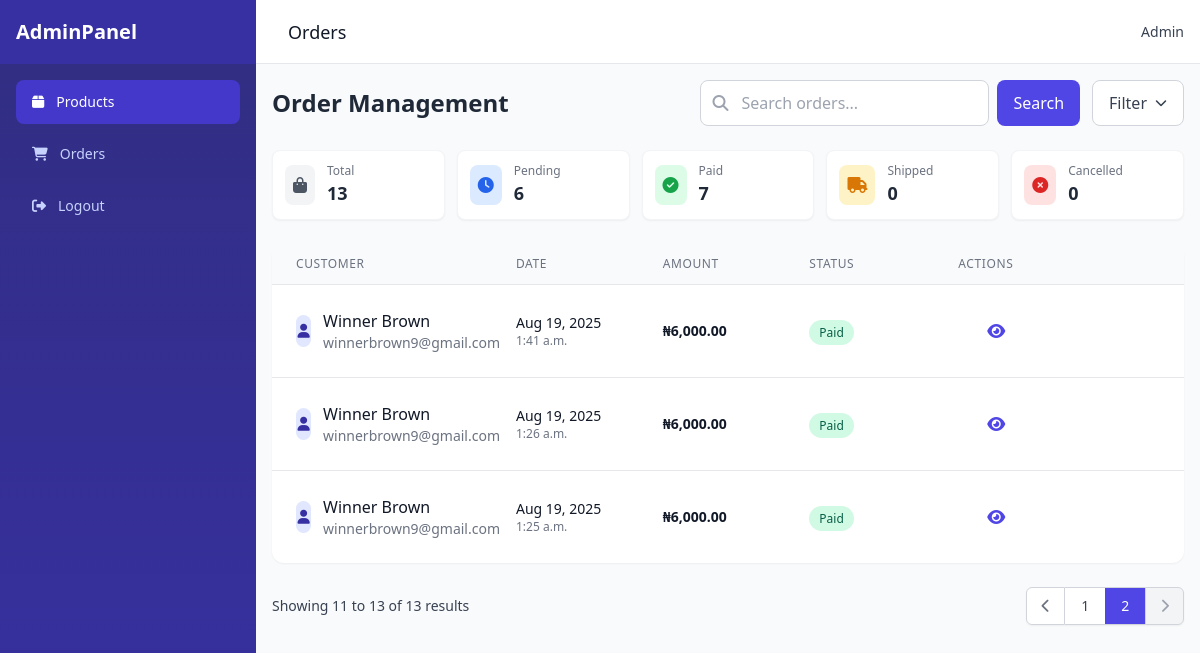
The page /owner/orders/?q=&page=2 (signed in) on the database its author committed.
### main/models.py (models this page shows, shortened)
class Order(models.Model):
    STATUS_CHOICES = [
        ("pending", "Pending"),
        ("paid", "Paid"),
        ("shipped", "Shipped"),
        ("completed", "Completed"),
        ("cancelled", "Cancelled"),
    ]
    full_name = models.CharField(max_length=200)
    email = models.EmailField()
    phone = models.CharField(max_length=20)
    address = models.TextField()
    status = models.CharField(max_length=20, choices=STATUS_CHOICES, default="pending")
    transaction_ref = models.CharField(max_length=100, blank=True, null=True, unique=True)
    flutterwave_transaction_id = models.CharField(max_length=100, blank=True, null=True)
    payment_method = models.CharField(max_length=50, blank=True, null=True)
    created_at = models.DateTimeField(auto_now_add=True)
    updated_at = models.DateTimeField(auto_now=True)
    def get_total_amount(self):
        return sum(item.get_total_price() for item in self.items.all())
    class Meta:
        ordering = ['-created_at']

class OrderItem(models.Model):
    order = models.ForeignKey(Order, related_name="items", on_delete=models.CASCADE)
    product = models.ForeignKey(Product, related_name="order_items", on_delete=models.CASCADE)
    quantity = models.PositiveIntegerField(default=1)
    price = models.DecimalField(max_digits=10, decimal_places=2)
    def get_total_price(self):
        return self.price * self.quantity

### administration/views.py (the view, shortened to what this page needs)
# urls.py: path("orders/", views.order_list, name="order_list"),
@login_required
def order_list(request):
    query = request.GET.get("q", "")   # search query
    orders = Order.objects.all()
    paginator = Paginator(orders, 10)  # 10 orders per page
    page_number = request.GET.get("page")
    page_obj = paginator.get_page(page_number)
    total_orders = Order.objects.count()
    pending_orders = Order.objects.filter(status="pending").count()
    paid_orders = Order.objects.filter(status="paid").count()
    completed_orders = Order.objects.filter(status="completed").count()
    shipped_orders = Order.objects.filter(status="shipped").count()
    cancelled_orders = Order.objects.filter(status="cancelled").count()
    context = {
        "orders": page_obj,   # paginated queryset
        "query": query,       # to keep search term in template
        "total_orders": total_orders,
        "pending_orders": pending_orders,
        "completed_orders": completed_orders,
        "shipped_orders": shipped_orders,
        "cancelled_orders": cancelled_orders,
        "paid_orders": paid_orders,
    }
    return render(request, "orders/order_list.html", context)

### administration/templates/orders/order_list.html (shortened to what this page needs)
{% extends "sase.html" %}
{% load humanize %}
{% block page_title %}Orders{% endblock %}
{% block content %}
<div class="mb-6">
    <div class="flex flex-col md:flex-row md:items-center md:justify-between gap-4 mb-6">
        <h3 class="text-2xl font-bold text-gray-800">Order Management</h3>
        <div class="flex flex-col sm:flex-row gap-3">
            <form method="get" class="flex-1 flex">
                <div class="relative flex-1">
                    <input type="text" name="q" value="{{ query }}" placeholder="Search orders..."
                        class="w-full pl-10 pr-4 py-2.5 border border-gray-300 rounded-lg focus:ring-2 focus:ring-indigo-500 focus:border-indigo-500 transition" />
                    <div class="absolute inset-y-0 left-0 pl-3 flex items-center pointer-events-none">
                    </div>
                </div>
                <button type="submit" class="ml-2 px-4 bg-indigo-600 text-white rounded-lg hover:bg-indigo-700 transition-colors">
                    Search
                </button>
            </form>
            <div class="relative">
                <button type="button" class="px-4 py-2.5 border border-gray-300 rounded-lg text-gray-700 bg-white hover:bg-gray-50 flex items-center">
                    <span>Filter</span>
                    <i class="fas fa-chevron-down ml-2 text-xs"></i>
                </button>
            </div>
        </div>
    </div>
<div class="grid grid-cols-2 md:grid-cols-5 gap-3 mb-6">
    <div class="bg-white p-3 rounded-lg shadow-sm border border-gray-100">
        <div class="flex items-center">
            <div class="p-2 rounded-lg bg-gray-100 text-gray-600 mr-3">
                <i class="fas fa-shopping-bag"></i>
            </div>
            <div>
                <p class="text-xs font-medium text-gray-500">Total</p>
                <h3 class="text-lg font-bold text-gray-800">{{ total_orders }}</h3>
            </div>
        </div>
    </div>
    <div class="bg-white p-3 rounded-lg shadow-sm border border-gray-100">
        <div class="flex items-center">
            <div class="p-2 rounded-lg bg-blue-100 text-blue-600 mr-3">
                <i class="fas fa-clock"></i>
            </div>
            <div>
                <p class="text-xs font-medium text-gray-500">Pending</p>
                <h3 class="text-lg font-bold text-gray-800">{{ pending_orders }}</h3>
            </div>
        </div>
    </div>
    <div class="bg-white p-3 rounded-lg shadow-sm border border-gray-100">
        <div class="flex items-center">
            <div class="p-2 rounded-lg bg-green-100 text-green-600 mr-3">
                <i class="fas fa-check-circle"></i>
            </div>
            <div>
                <p class="text-xs font-medium text-gray-500">Paid</p>
                <h3 class="text-lg font-bold text-gray-800">{{ paid_orders }}</h3>
            </div>
        </div>
    </div>
    <div class="bg-white p-3 rounded-lg shadow-sm border border-gray-100">
        <div class="flex items-center">
            <div class="p-2 rounded-lg bg-amber-100 text-amber-600 mr-3">
                <i class="fas fa-truck"></i>
            </div>
            <div>
                <p class="text-xs font-medium text-gray-500">Shipped</p>
                <h3 class="text-lg font-bold text-gray-800">{{ shipped_orders }}</h3>
            </div>
        </div>
    </div>
    <div class="bg-white p-3 rounded-lg shadow-sm border border-gray-100">
        <div class="flex items-center">
            <div class="p-2 rounded-lg bg-red-100 text-red-600 mr-3">
                <i class="fas fa-times-circle"></i>
            </div>
            <div>
                <p class="text-xs font-medium text-gray-500">Cancelled</p>
                <h3 class="text-lg font-bold text-gray-800">{{ cancelled_orders }}</h3>
            </div>
        </div>
    </div>
</div>
</div>
<div class="bg-white rounded-xl shadow-sm overflow-hidden">
    <div class="hidden md:grid md:grid-cols-12 gap-4 px-6 py-3 bg-gray-50 border-b border-gray-200 text-xs font-medium text-gray-500 uppercase tracking-wider">
        <div class="col-span-3">Customer</div>
        <div class="col-span-2">Date</div>
        <div class="col-span-2">Amount</div>
        <div class="col-span-2">Status</div>
        <div class="col-span-1 text-right">Actions</div>
    </div>
    <div class="divide-y divide-gray-200">
        {% for order in orders %}
        <div class="p-4 md:p-6 hover:bg-gray-50 transition-colors">
            <div class="grid grid-cols-1 md:grid-cols-12 gap-4 items-center">
                <div class="md:col-span-3">
                    <div class="flex items-center">
                        <div class="hidden md:flex md:items-center md:justify-center w-8 h-8 rounded-full bg-indigo-100 text-indigo-800 mr-3">
                            <i class="fas fa-user text-sm"></i>
                        </div>
                        <div>
                            <h4 class="font-medium text-gray-900">{{ order.full_name }}</h4>
                            <p class="text-sm text-gray-500 truncate">{{ order.email }}</p>
                        </div>
                    </div>
                </div>
                <div class="md:col-span-2 hidden md:block">
                    <p class="text-sm text-gray-900">{{ order.created_at|date:"M d, Y" }}</p>
                    <p class="text-xs text-gray-500">{{ order.created_at|time }}</p>
                </div>
                <div class="hidden md:block md:col-span-2">
                    <p class="text-sm font-semibold text-gray-900">₦{{ order.get_total_amount|intcomma }}</p>
                </div>
                <div class="hidden md:block md:col-span-2">
                    <span class="status-badge {{ order.status }} px-2.5 py-1 text-xs font-medium rounded-full">
                        {{ order.get_status_display }}
                    </span>
                </div>
                <div class="md:col-span-1 flex justify-end">
                    <a href="{% url "order_detail" order.id %}" class="p-2 text-indigo-600 hover:text-indigo-800 rounded-lg hover:bg-indigo-50" title="View Details">
                        <i class="fas fa-eye"></i>
                    </a>
                </div>
            </div>
        </div>
        {% endfor %}
    </div>
</div>
{% if orders.has_other_pages %}
<div class="mt-6 flex flex-col sm:flex-row items-center justify-between gap-4">
    <div class="text-sm text-gray-700">
        Showing <span class="font-medium">{{ orders.start_index }}</span> to
        <span class="font-medium">{{ orders.end_index }}</span> of
        <span class="font-medium">{{ orders.paginator.count }}</span> results
    </div>
    <nav class="inline-flex rounded-md shadow-sm">
        {% if orders.has_previous %}
        <a href="?q={{ query }}&page={{ orders.previous_page_number }}" class="px-3.5 py-2 rounded-l-md border border-gray-300 bg-white text-sm font-medium text-gray-500 hover:bg-gray-50">
            <i class="fas fa-chevron-left"></i>
        </a>
        {% else %}
        <span class="px-3.5 py-2 rounded-l-md border border-gray-300 bg-gray-100 text-sm font-medium text-gray-400">
            <i class="fas fa-chevron-left"></i>
        </span>
        {% endif %}
        {% for num in orders.paginator.page_range %}
            {% if orders.number == num %}
            <span class="px-4 py-2 border-t border-b border-gray-300 bg-indigo-600 text-sm font-medium text-white">{{ num }}</span>
            {% else %}
            <a href="?q={{ query }}&page={{ num }}" class="px-4 py-2 border-t border-b border-gray-300 bg-white text-sm font-medium text-gray-700 hover:bg-gray-50">{{ num }}</a>
            {% endif %}
        {% endfor %}
        {% if orders.has_next %}
        <a href="?q={{ query }}&page={{ orders.next_page_number }}" class="px-3.5 py-2 rounded-r-md border border-gray-300 bg-white text-sm font-medium text-gray-500 hover:bg-gray-50">
            <i class="fas fa-chevron-right"></i>
        </a>
        {% else %}
        <span class="px-3.5 py-2 rounded-r-md border border-gray-300 bg-gray-100 text-sm font-medium text-gray-400">
            <i class="fas fa-chevron-right"></i>
        </span>
        {% endif %}
    </nav>
</div>
{% endif %}
{% endblock %}

### administration/templates/orders/order_list.html (style rules this page uses)
.status-badge.paid { background-color: #D1FAE5; color: #065F46; }

### rows shown on the page
Order: full_name "Winner Brown", email "winnerbrown9@gmail.com", created_at "Aug 19, 2025", created_at "1:41 a.m.", get_total_amount "6,000.00", status "Paid"
Order: full_name "Winner Brown", email "winnerbrown9@gmail.com", created_at "Aug 19, 2025", created_at "1:26 a.m.", get_total_amount "6,000.00", status "Paid"
Order: full_name "Winner Brown", email "winnerbrown9@gmail.com", created_at "Aug 19, 2025", created_at "1:25 a.m.", get_total_amount "6,000.00", status "Paid"

### other values the page prints
{{ total_orders }} "13"
{{ pending_orders }} "6"
{{ paid_orders }} "7"
{{ shipped_orders }} "0"
{{ cancelled_orders }} "0"
{{ orders.start_index }} "11"
{{ orders.end_index }} "13"
{{ orders.paginator.count }} "13"
{{ num }} "1"
{{ num }} "2"
